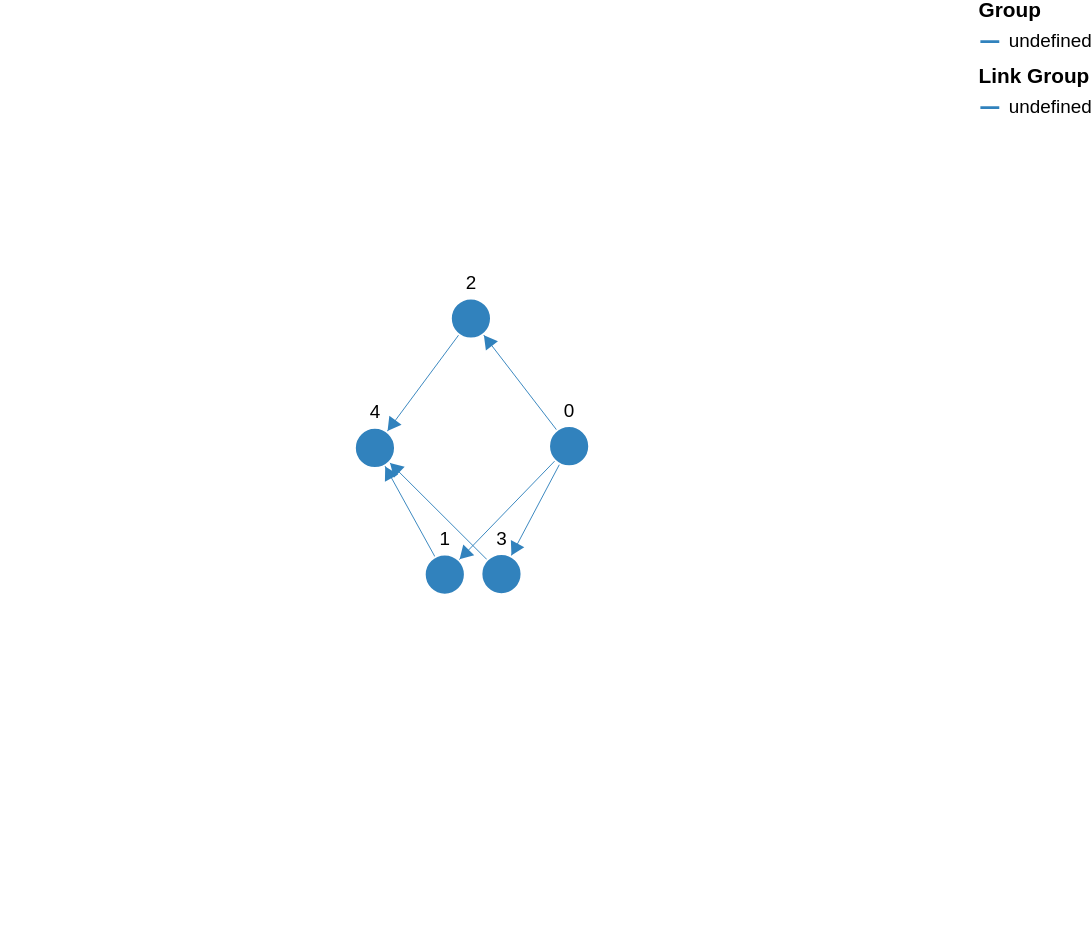

Vega-Lite specification for this chart:
### Vega specification from a JSON file in a GitHub repository (floating-point values rounded to 4 significant figures)
{"$schema": "https://vega.github.io/schema/vega/v5.json", "description": "A node-link diagram with force-directed layout.", "width": 500, "height": 500, "padding": 0, "signals": [{"name": "cx", "update": "width / 2"}, {"name": "cy", "update": "height / 2"}, {"name": "nodeRadius", "value": 15}, {"name": "nodeCharge", "value": -80}, {"name": "linkDistance", "value": 80}, {"description": "State variable for active node fix status.", "name": "fix", "value": false, "on": [{"events": "symbol:mouseout[!event.buttons], window:mouseup", "update": "false"}, {"events": "symbol:mouseover", "update": "fix || true"}, {"events": "[symbol:mousedown, window:mouseup] > window:mousemove!", "update": "xy()", "force": true}]}, {"description": "Unfix node", "name": "reset", "value": null, "on": [{"events": "symbol:dblclick", "update": "item().datum"}]}, {"description": "Graph node most recently interacted with.", "name": "node", "value": null, "on": [{"events": "symbol:mouseover", "update": "fix === true ? item() : node"}]}, {"description": "Flag to restart Force simulation upon data changes.", "name": "restart", "value": false, "on": [{"events": {"signal": "fix"}, "update": "fix && fix.length"}, {"events": {"signal": "reset"}, "update": "true"}]}], "scales": [{"name": "color", "type": "ordinal", "domain": {"data": "node-data", "field": "group"}, "range": {"scheme": "category20c"}}, {"name": "colorlink", "type": "ordinal", "domain": {"data": "link-data", "field": "group"}, "range": {"scheme": "category20c"}}, {"name": "xscale", "domain": {"data": "node-data", "field": "inputX"}, "range": [10, {"signal": "width - 10"}]}, {"name": "yscale", "domain": {"data": "node-data", "field": "inputY"}, "range": [10, {"signal": "height - 10"}]}], "legends": [{"title": "Group", "stroke": "color", "symbolType": "stroke"}, {"title": "Link Group", "stroke": "colorlink", "symbolType": "stroke"}], "marks": [{"name": "nodes", "type": "symbol", "zindex": 1, "from": {"data": "node-data"}, "transform": [{"type": "force", "iterations": 300, "restart": {"signal": "restart"}, "static": true, "signal": "force", "forces": [{"force": "center", "x": {"signal": "cx"}, "y": {"signal": "cy"}}, {"force": "collide", "radius": {"signal": "nodeRadius"}}, {"force": "nbody", "strength": {"signal": "nodeCharge"}}, {"force": "link", "links": "link-data", "distance": {"signal": "linkDistance"}}]}], "encode": {"enter": {"fill": {"scale": "color", "field": "group"}, "stroke": {"value": "white"}}, "update": {"size": {"signal": "2 * nodeRadius * nodeRadius"}, "cursor": {"value": "pointer"}, "fx": {"signal": "datum.interactionX == null ? scale('xscale', datum.inputX) : datum.interactionX"}, "fy": {"signal": "datum.interactionY == null ? scale('yscale', datum.inputY) : datum.interactionY"}}}}, {"type": "text", "name": "labels", "from": {"data": "nodes"}, "zindex": 2, "interactive": false, "transform": [{"type": "label", "avoidMarks": ["nodes"], "anchor": ["top", "bottom", "right", "left"], "offset": [1], "size": {"signal": "[width + 60, height]"}}], "encode": {"enter": {"fill": {"value": "black"}, "align": {"value": "center"}, "baseline": {"value": "middle"}, "fontSize": {"value": 10}, "text": {"field": "datum.label"}}, "update": {"x": {"field": "x"}, "y": {"field": "y"}}}}, {"type": "path", "from": {"data": "link-data"}, "interactive": false, "encode": {"update": {"stroke": {"scale": "colorlink", "field": "group"}, "strokeWidth": {"value": 0.5}}}, "transform": [{"type": "linkpath", "require": {"signal": "force"}, "shape": "line", "sourceX": "datum.source.x", "sourceY": "datum.source.y", "targetX": "datum.target.x", "targetY": "datum.target.y"}]}, {"name": "arrows", "type": "symbol", "from": {"data": "link-data"}, "zindex": {"value": 40}, "encode": {"enter": {"fill": {"scale": "colorlink", "field": "group"}, "stroke": {"scale": "colorlink", "field": "group"}, "shape": {"value": "triangle-right"}, "size": {"value": 40}}, "update": {"x": {"field": "target.x"}, "y": {"field": "target.y"}}, "hover": {"opacity": {"value": 1}}}, "transform": [{"type": "formula", "as": "tan", "expr": "atan2((datum.datum.target.y-datum.datum.source.y),(datum.datum.target.x-datum.datum.source.x))"}, {"type": "formula", "as": "angle", "expr": "datum.tan*180/PI"}, {"type": "formula", "as": "y", "expr": "datum.datum.target.y - nodeRadius*sin(datum.tan)"}, {"type": "formula", "as": "x", "expr": "datum.datum.target.x - nodeRadius*cos(datum.tan)"}]}], "data": [{"name": "node-data", "values": [{"attribution": ["B", "A"], "label": 0, "id": 0}, {"attribution": ["B"], "label": 1, "id": 1}, {"attribution": ["A", "D"], "label": 2, "id": 2}, {"attribution": ["C"], "label": 3, "id": 3}, {"attribution": ["C", "A"], "label": 4, "id": 4}], "on": [{"trigger": "fix.length == 2", "modify": "node.datum", "values": "{interactionX: fix[0], interactionY: fix[1]}"}, {"trigger": "reset", "modify": "reset", "values": "{interactionX: null, interactionY: null}"}]}, {"name": "link-data", "values": [{"attribution": ["A", "B"], "source": 0, "target": 1}, {"attribution": ["B", "C"], "source": 0, "target": 2}, {"attribution": ["B"], "source": 0, "target": 3}, {"attribution": ["B", "A", "C", "D"], "source": 1, "target": 4}, {"attribution": ["A"], "source": 2, "target": 4}, {"attribution": ["D", "B"], "source": 3, "target": 4}]}]}
